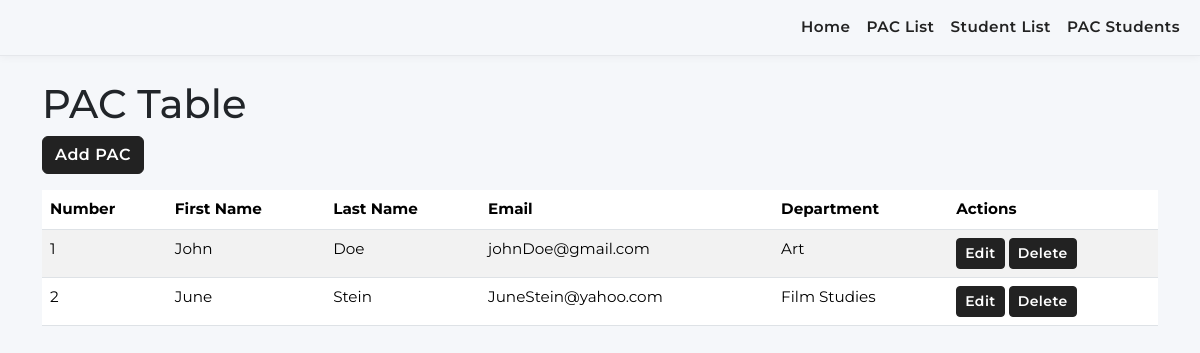
Before: /pac_list/ with the older database file.
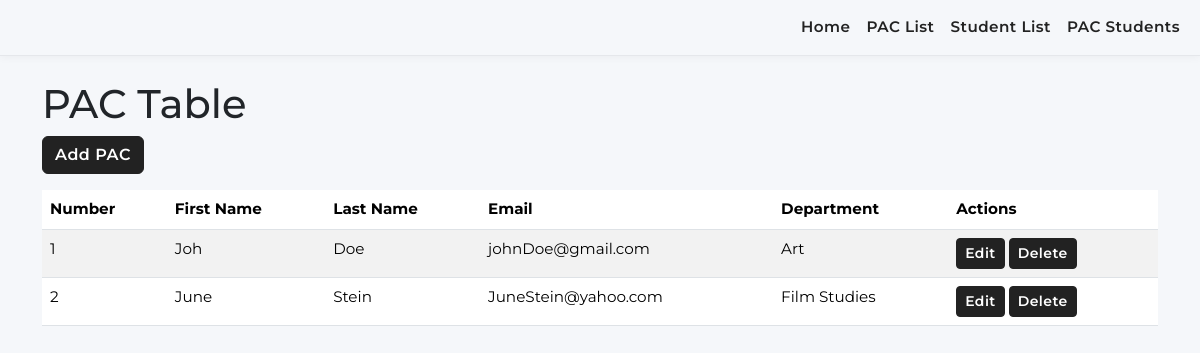
After: the same page with the newer database file.
### pacsystem/models.py (models this page shows, shortened)
class PacTable(models.Model):
    PacID = models.AutoField(primary_key=True)
    FirstName = models.CharField(max_length=64, null=False)
    LastName = models.CharField(max_length=64, null=False)
    Email = models.EmailField(max_length=255, null=False)
    Department = models.CharField(max_length=64, null=False)

### pacsystem/views.py (the view)
# urls.py: path('pac_list/', view=views.pac_view, name='pac_view'),
def pac_view(request):
    pacs = PacTable.objects.all()
    context = {'pacs': pacs}
    return render(request, 'studentpac/pac.html', context)

### pacsystem/templates/studentpac/pac.html (shortened to what this page needs)
{% extends 'studentpac/base.html' %}
{% block content %}
<h1>PAC Table</h1>
<a href="{% url 'add_pac' %}" class="btn btn-primary mb-3">Add PAC</a>
<table class="table table-striped">
    <thead>
    <tr>
        <th>Number</th>
        <th>First Name</th>
        <th>Last Name</th>
        <th>Email</th>
        <th>Department</th>
        <th>Actions</th>
    </tr>
    </thead>
    <tbody>
    {% for pac in pacs %}
    <tr>
        <td>{{ forloop.counter }}</td>
        <td>{{ pac.FirstName }}</td>
        <td>{{ pac.LastName }}</td>
        <td>{{ pac.Email }}</td>
        <td>{{ pac.Department }}</td>
        <td>
            <a href="{% url 'edit_pac' pac.PacID %}" class="btn btn-sm btn-warning">Edit</a>
            <a href="{% url 'delete_pac' pac.PacID %}" class="btn btn-sm btn-danger">Delete</a>
        </td>
    </tr>
    {% endfor %}
    </tbody>
</table>
{% endblock %}

Changed rows visible on the page:
changed PacTable "Doe": FirstName "John" → "Joh"
